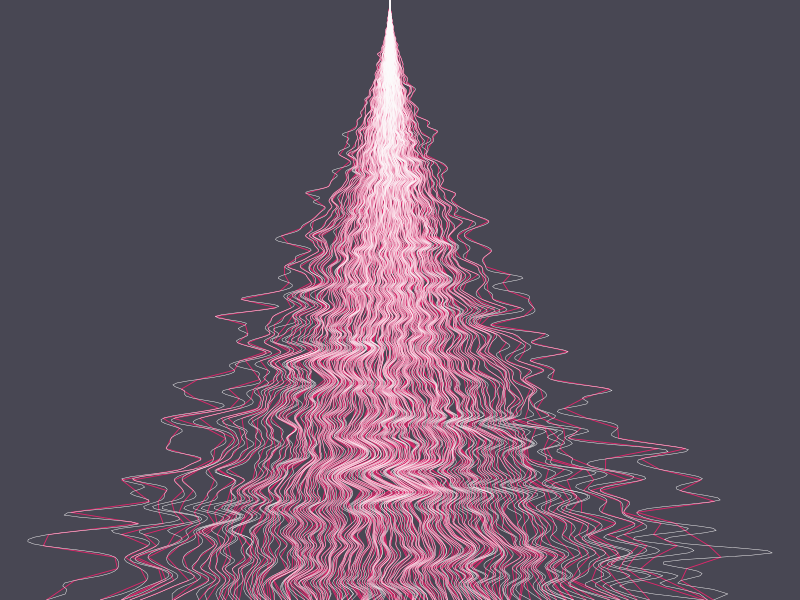
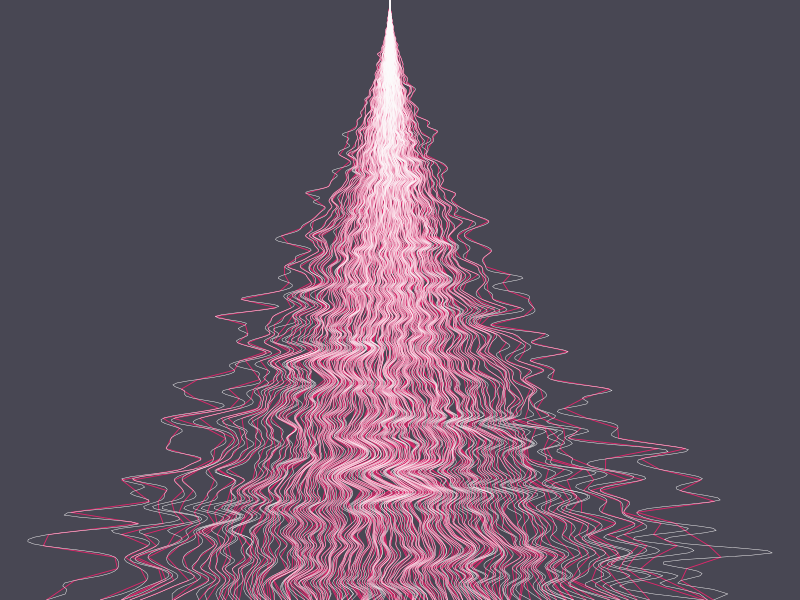

The R script that drew these images, in order:
## ---- chunk 1
knitr::opts_chunk$set(echo = TRUE)
## ---- chunk 2
library(tidyverse)
library(ggforce)

n = 150

rows_df <- data.frame(y = 1:n) %>% 
  rowwise() %>% 
  mutate(x = list(-n/2:n/2 + rnorm(n - 1, 0, sd = y^3))) %>% 
  ungroup() %>% 
  unnest(x) %>% 
  arrange(y, x) %>% 
  group_by(y) %>% 
  mutate(xn = row_number()) %>% 
  ungroup()

ggplot(rows_df, aes(x, y^2, group = xn)) +
  geom_bspline(size = .3, n = 100, color = "#e3256b") +
  geom_bspline(size = .15, n = 500, color = "#fcfafb") +
  scale_y_reverse() +
  coord_cartesian(expand = F) +
  theme_void() +
  theme(plot.background = element_rect(fill = "#484753", 
                                       color = NA),
        plot.margin = margin(0, 20, 0, 20))

ggsave(here::here("2021", "Lines", "Whitewater.png"), width = 7, height = 7, units = "cm")


